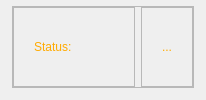
     <widget class="QWidget" name="wgt_bottom" native="true">
      <property name="sizePolicy">
       <sizepolicy hsizetype="Preferred" vsizetype="Preferred">
        <horstretch>0</horstretch>
        <verstretch>0</verstretch>
       </sizepolicy>
      </property>
      <property name="styleSheet">
       <string notr="true"/>
      </property>
      <layout class="QHBoxLayout" name="horizontalLayout_5">
       <property name="spacing">
        <number>6</number>
       </property>
       <property name="leftMargin">
        <number>12</number>
       </property>
       <property name="topMargin">
        <number>6</number>
       </property>
       <property name="rightMargin">
        <number>12</number>
       </property>
       <property name="bottomMargin">
        <number>12</number>
       </property>
       <item>
        <widget class="QFrame" name="frm_bottom_footer">
         <property name="sizePolicy">
          <sizepolicy hsizetype="Preferred" vsizetype="Preferred">
           <horstretch>0</horstretch>
           <verstretch>0</verstretch>
          </sizepolicy>
         </property>
         <property name="minimumSize">
          <size>
           <width>0</width>
           <height>50</height>
          </size>
         </property>
         <property name="frameShape">
          <enum>QFrame::StyledPanel</enum>
         </property>
         <property name="frameShadow">
          <enum>QFrame::Raised</enum>
         </property>
         <layout class="QHBoxLayout" name="horizontalLayout_10">
          <property name="spacing">
           <number>6</number>
          </property>
          <property name="leftMargin">
           <number>0</number>
          </property>
          <property name="topMargin">
           <number>0</number>
          </property>
          <property name="rightMargin">
           <number>0</number>
          </property>
          <property name="bottomMargin">
           <number>0</number>
          </property>
          <item>
           <widget class="QFrame" name="frm_status_label">
            <property name="minimumSize">
             <size>
              <width>122</width>
              <height>0</height>
             </size>
            </property>
            <property name="frameShape">
             <enum>QFrame::StyledPanel</enum>
            </property>
            <property name="frameShadow">
             <enum>QFrame::Raised</enum>
            </property>
            <layout class="QHBoxLayout" name="horizontalLayout_8">
             <property name="spacing">
              <number>10</number>
             </property>
             <property name="leftMargin">
              <number>20</number>
             </property>
             <property name="topMargin">
              <number>6</number>
             </property>
             <property name="rightMargin">
              <number>20</number>
             </property>
             <property name="bottomMargin">
              <number>6</number>
             </property>
             <item>
              <widget class="QLabel" name="lbl_status">
               <property name="minimumSize">
                <size>
                 <width>0</width>
                 <height>50</height>
                </size>
               </property>
               <property name="styleSheet">
                <string notr="true">font: 700 18pt &quot;Rockwell Condensed&quot;;
color: rgb(255, 170, 0);</string>
               </property>
               <property name="text">
                <string>Status:</string>
               </property>
              </widget>
             </item>
            </layout>
           </widget>
          </item>
          <item>
           <widget class="QFrame" name="frm_status_message">
            <property name="sizePolicy">
             <sizepolicy hsizetype="Preferred" vsizetype="Preferred">
              <horstretch>0</horstretch>
              <verstretch>0</verstretch>
             </sizepolicy>
            </property>
            <property name="minimumSize">
             <size>
              <width>0</width>
              <height>0</height>
             </size>
            </property>
            <property name="frameShape">
             <enum>QFrame::StyledPanel</enum>
            </property>
            <property name="frameShadow">
             <enum>QFrame::Raised</enum>
            </property>
            <layout class="QVBoxLayout" name="verticalLayout_12">
             <property name="spacing">
              <number>0</number>
             </property>
             <property name="leftMargin">
              <number>20</number>
             </property>
             <property name="topMargin">
              <number>6</number>
             </property>
             <property name="rightMargin">
              <number>20</number>
             </property>
             <property name="bottomMargin">
              <number>6</number>
             </property>
             <item>
              <widget class="QLabel" name="lbl_status_message">
               <property name="sizePolicy">
                <sizepolicy hsizetype="Expanding" vsizetype="Preferred">
                 <horstretch>0</horstretch>
                 <verstretch>0</verstretch>
                </sizepolicy>
               </property>
               <property name="styleSheet">
                <string notr="true">font: 700  12pt &quot;Rockwell Condensed&quot;;
color: rgb(255, 170, 0);</string>
               </property>
               <property name="text">
                <string>...</string>
               </property>
              </widget>
             </item>
            </layout>
           </widget>
          </item>
         </layout>
        </widget>
       </item>
      </layout>
     </widget>
